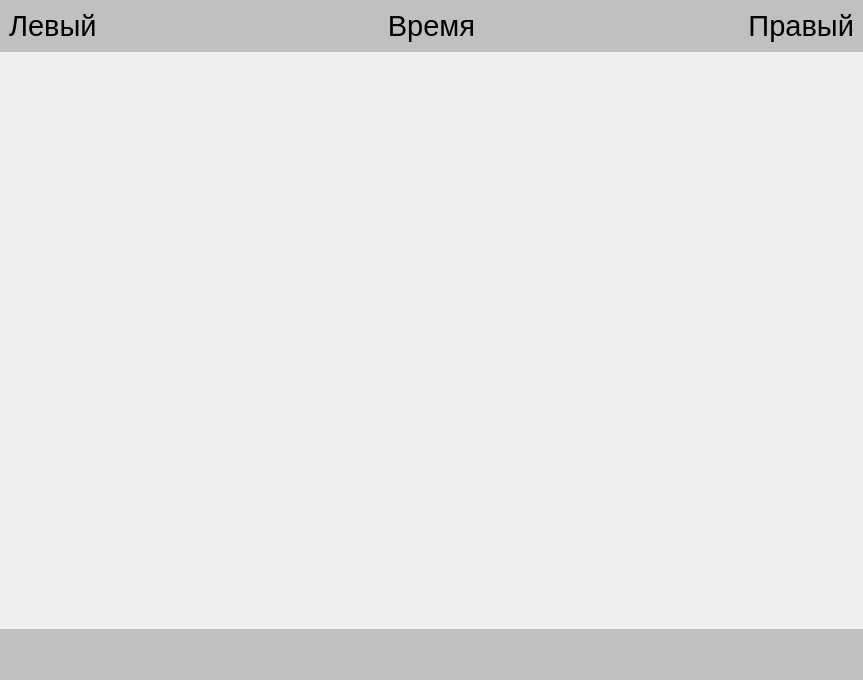
<?xml version="1.0" encoding="UTF-8"?>
<ui version="4.0">
 <class>FightingTable</class>
 <widget class="QWidget" name="FightingTable">
  <property name="geometry">
   <rect>
    <x>0</x>
    <y>0</y>
    <width>863</width>
    <height>680</height>
   </rect>
  </property>
  <property name="windowTitle">
   <string>Form</string>
  </property>
  <layout class="QGridLayout" name="gridLayout" rowstretch="5,90,5">
   <property name="sizeConstraint">
    <enum>QLayout::SetMaximumSize</enum>
   </property>
   <property name="leftMargin">
    <number>0</number>
   </property>
   <property name="topMargin">
    <number>0</number>
   </property>
   <property name="rightMargin">
    <number>0</number>
   </property>
   <property name="bottomMargin">
    <number>0</number>
   </property>
   <property name="spacing">
    <number>0</number>
   </property>
   <item row="0" column="0">
    <widget class="QWidget" name="widgetRoof" native="true">
     <property name="font">
      <font>
       <pointsize>22</pointsize>
      </font>
     </property>
     <property name="styleSheet">
      <string notr="true">background-color: rgb(192, 192, 192);</string>
     </property>
     <layout class="QHBoxLayout" name="horizontalLayoutWidgetRoof">
      <item>
       <widget class="AspectRatioTextLabel" name="labelLeftHead">
        <property name="text">
         <string>Левый</string>
        </property>
       </widget>
      </item>
      <item>
       <widget class="AspectRatioTextLabel" name="labelTime">
        <property name="text">
         <string>Время</string>
        </property>
        <property name="alignment">
         <set>Qt::AlignCenter</set>
        </property>
       </widget>
      </item>
      <item>
       <widget class="AspectRatioTextLabel" name="labelRightHead">
        <property name="text">
         <string>Правый</string>
        </property>
        <property name="alignment">
         <set>Qt::AlignRight|Qt::AlignTrailing|Qt::AlignVCenter</set>
        </property>
       </widget>
      </item>
     </layout>
    </widget>
   </item>
   <item row="1" column="0">
    <layout class="QHBoxLayout" name="horizontalLayoutMain">
     <property name="spacing">
      <number>0</number>
     </property>
    </layout>
   </item>
   <item row="2" column="0">
    <widget class="QWidget" name="widgetFooter" native="true">
     <property name="styleSheet">
      <string notr="true">background-color: rgb(192, 192, 192);</string>
     </property>
     <layout class="QHBoxLayout" name="widgetFooterHorizontalLayout">
      <item>
       <widget class="QLabel" name="labelDoctorTimer">
        <property name="font">
         <font>
          <pointsize>22</pointsize>
         </font>
        </property>
        <property name="text">
         <string/>
        </property>
       </widget>
      </item>
      <item>
       <spacer name="horizontalSpacer">
        <property name="orientation">
         <enum>Qt::Horizontal</enum>
        </property>
        <property name="sizeHint" stdset="0">
         <size>
          <width>40</width>
          <height>20</height>
         </size>
        </property>
       </spacer>
      </item>
     </layout>
    </widget>
   </item>
  </layout>
 </widget>
 <customwidgets>
  <customwidget>
   <class>AspectRatioTextLabel</class>
   <extends>QLabel</extends>
   <header>aspectratiotextlabel.h</header>
  </customwidget>
 </customwidgets>
 <resources/>
 <connections/>
</ui>
